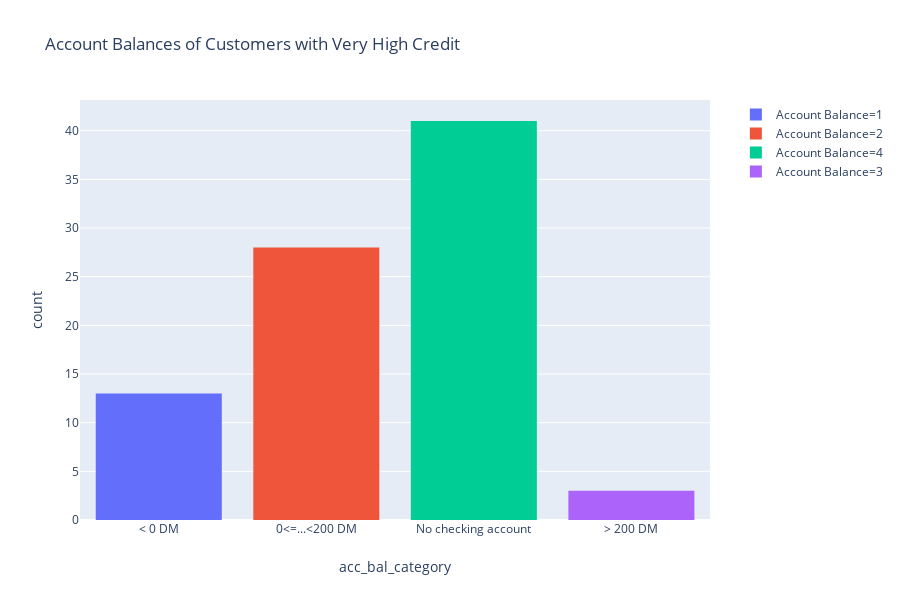

The cell this chart's notebook holds for it:
### Code cell
fig = px.histogram(HIGH_CREDIT_CUSTOMERS, title='Account Balances of Customers with Very High Credit', x="acc_bal_category", color="Account Balance")
fig.show()

### Figure 1 — Plotly figure (JSON) as saved in the notebook; plotly's stock layout.template omitted (floating-point values rounded to 4 significant figures)
{"data": [{"alignmentgroup": "True", "bingroup": "x", "hoverlabel": {"namelength": 0}, "hovertemplate": "Account Balance=1<br>acc_bal_category=%{x}<br>count=%{y}", "legendgroup": "Account Balance=1", "marker": {"color": "#636efa"}, "name": "Account Balance=1", "offsetgroup": "Account Balance=1", "orientation": "v", "showlegend": true, "type": "histogram", "x": ["< 0 DM", "< 0 DM", "< 0 DM", "< 0 DM", "< 0 DM", "< 0 DM", "< 0 DM", "< 0 DM", "< 0 DM", "< 0 DM", "< 0 DM", "< 0 DM", "< 0 DM"], "xaxis": "x", "yaxis": "y"}, {"alignmentgroup": "True", "bingroup": "x", "hoverlabel": {"namelength": 0}, "hovertemplate": "Account Balance=2<br>acc_bal_category=%{x}<br>count=%{y}", "legendgroup": "Account Balance=2", "marker": {"color": "#EF553B"}, "name": "Account Balance=2", "offsetgroup": "Account Balance=2", "orientation": "v", "showlegend": true, "type": "histogram", "x": ["0<=...<200 DM", "0<=...<200 DM", "0<=...<200 DM", "0<=...<200 DM", "0<=...<200 DM", "0<=...<200 DM", "0<=...<200 DM", "0<=...<200 DM", "0<=...<200 DM", "0<=...<200 DM", "0<=...<200 DM", "0<=...<200 DM", "0<=...<200 DM", "0<=...<200 DM", "0<=...<200 DM", "0<=...<200 DM", "0<=...<200 DM", "0<=...<200 DM", "0<=...<200 DM", "0<=...<200 DM", "0<=...<200 DM", "0<=...<200 DM", "0<=...<200 DM", "0<=...<200 DM", "0<=...<200 DM", "0<=...<200 DM", "0<=...<200 DM", "0<=...<200 DM"], "xaxis": "x", "yaxis": "y"}, {"alignmentgroup": "True", "bingroup": "x", "hoverlabel": {"namelength": 0}, "hovertemplate": "Account Balance=4<br>acc_bal_category=%{x}<br>count=%{y}", "legendgroup": "Account Balance=4", "marker": {"color": "#00cc96"}, "name": "Account Balance=4", "offsetgroup": "Account Balance=4", "orientation": "v", "showlegend": true, "type": "histogram", "x": ["No checking account", "No checking account", "No checking account", "No checking account", "No checking account", "No checking account", "No checking account", "No checking account", "No checking account", "No checking account", "No checking account", "No checking account", "No checking account", "No checking account", "No checking account", "No checking account", "No checking account", "No checking account", "No checking account", "No checking account", "No checking account", "No checking account", "No checking account", "No checking account", "No checking account", "No checking account", "No checking account", "No checking account", "No checking account", "No checking account", "No checking account", "No checking account", "No checking account", "No checking account", "No checking account", "No checking account", "No checking account", "No checking account", "No checking account", "No checking account", "No checking account"], "xaxis": "x", "yaxis": "y"}, {"alignmentgroup": "True", "bingroup": "x", "hoverlabel": {"namelength": 0}, "hovertemplate": "Account Balance=3<br>acc_bal_category=%{x}<br>count=%{y}", "legendgroup": "Account Balance=3", "marker": {"color": "#ab63fa"}, "name": "Account Balance=3", "offsetgroup": "Account Balance=3", "orientation": "v", "showlegend": true, "type": "histogram", "x": ["> 200 DM", "> 200 DM", "> 200 DM"], "xaxis": "x", "yaxis": "y"}], "layout": {"barmode": "relative", "height": 600, "legend": {"tracegroupgap": 0}, "title": {"text": "Account Balances of Customers with Very High Credit"}, "xaxis": {"anchor": "y", "domain": [0, 0.98], "title": {"text": "acc_bal_category"}}, "yaxis": {"anchor": "x", "domain": [0, 1], "title": {"text": "count"}}}}
